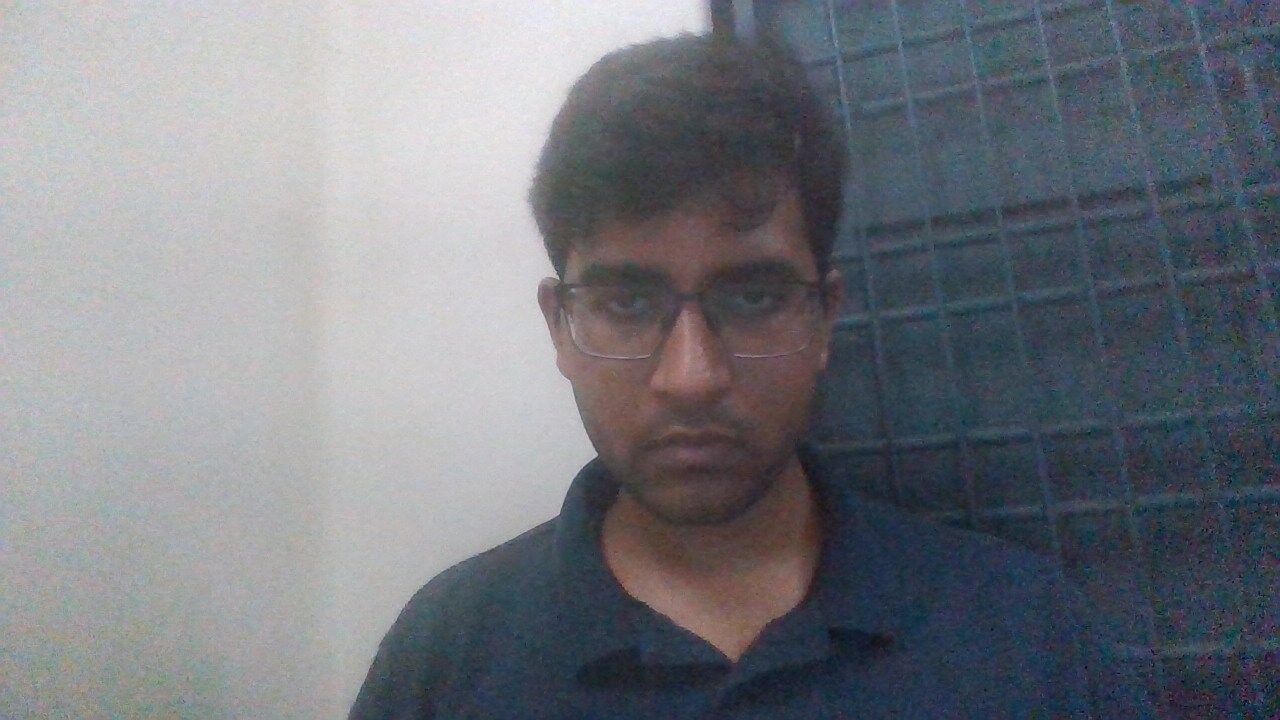
#> input picture capture.jpg, 1280 x 720 px, given in place of the camera
$ jupyter execute --allow-errors segmentation.ipynb   (text cells are left out)
#> lines starting #> are read from the running program, lines starting #| are printed output that depends on the picture; after the words box and inside, x2 and y2 are one past the last pixel; in counts of white or black regions, pixels touching at a corner belong together
[cell 1]
#floodfill segmentation camera
import cv2
import mediapipe as mp
import numpy as np

mp_hands = mp.solutions.hands
mp_draw = mp.solutions.drawing_utils

cap = cv2.VideoCapture(3)
#> (the rest of this cell did not finish here and is left out)

[cell 2]
import cv2
import mediapipe as mp
import numpy as np

from ultralytics import SAM


#> (the rest of this cell did not finish here and is left out)

[cell 3]
import cv2
import mediapipe as mp
import numpy as np

from ultralytics import SAM


#> (the rest of this cell did not finish here and is left out)

[cell 4]
import cv2
import mediapipe as mp
import numpy as np
import os
import os

from ultralytics import FastSAM


#> (the rest of this cell did not finish here and is left out)

[cell 5]
#Canny roi segment
import cv2
import mediapipe as mp
import numpy as np

# Initialize MediaPipe Hands
mp_hands = mp.solutions.hands
mp_draw = mp.solutions.drawing_utils

cap = cv2.VideoCapture(2)
#> (the rest of this cell did not finish here and is left out)

[cell 6]
import cv2
import mediapipe as mp
import numpy as np

# Initialize MediaPipe Hands
mp_hands = mp.solutions.hands
mp_draw = mp.solutions.drawing_utils

cap = cv2.VideoCapture(2)
#> (the rest of this cell did not finish here and is left out)

[cell 7]
import cv2
import numpy as np

cap = cv2.VideoCapture(2)

while cap.isOpened():
    ret, frame = cap.read()
#> frame is the input picture: shape (720, 1280, 3); mean B, G, R 126.8, 120.2, 117
    if not ret:
        break

    gray = cv2.cvtColor(frame, cv2.COLOR_BGR2GRAY)
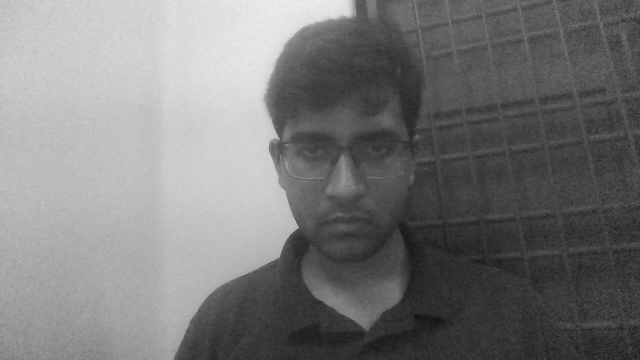
#> gray: shape (720, 1280) (shown at 1/2 size); min 3, max 244, mean 120
    blurred = cv2.GaussianBlur(gray, (5, 5), 0)

    edges = cv2.Canny(blurred, 50, 150)
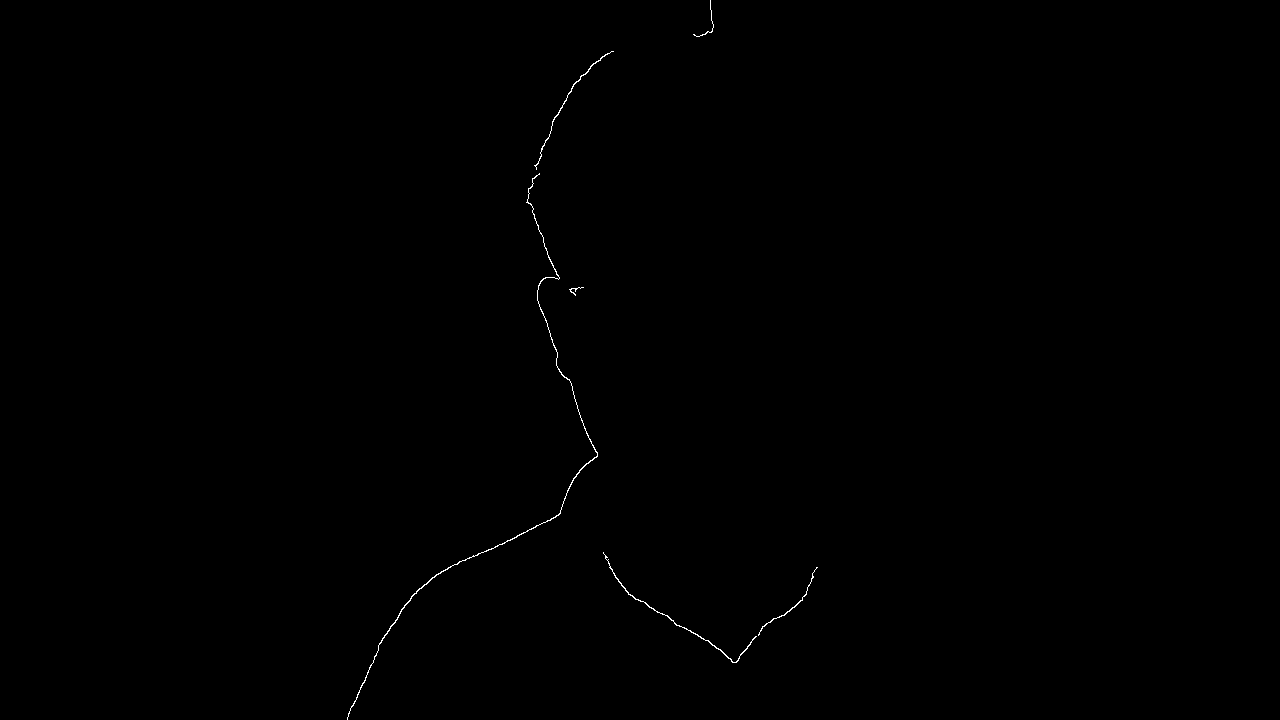
#> edges: shape (720, 1280); 0.16% white in thin lines or dots, all inside (x1, y1, x2, y2) = (347, 0, 818, 720)

    # kernel = np.ones((1,1), np.uint8)
    # closed_edges = cv2.morphologyEx(edges, cv2.MORPH_CLOSE, kernel, iterations=2)
    #contours, _ = cv2.findContours(closed_edges, cv2.RETR_EXTERNAL, cv2.CHAIN_APPROX_SIMPLE)
    kernel  = cv2.getStructuringElement(cv2.MORPH_ELLIPSE,(1,1))
    dilated = cv2.dilate(edges,kernel)
    contours,_ = cv2.findContours(dilated.copy(),cv2.RETR_EXTERNAL,cv2.CHAIN_APPROX_SIMPLE)
#> contours = 6 contours, 2 with area under 20; largest, box (x1, y1, x2, y2) and area: (347, 173, 598, 720) 205, (603, 552, 757, 663) 98, (534, 51, 614, 170) 57, (758, 567, 818, 636) 35


    mask = np.zeros_like(frame)

    for i, cnt in enumerate(contours):
        # cnt = cv2.convexHull(cnt)
        area = cv2.contourArea(cnt)
        if area < 100:  # Ignore small noise
            continue

        perimeter = cv2.arcLength(cnt, closed=True)
        approx = cv2.approxPolyDP(cnt, 0.02 * perimeter, True)

        # Ensure contour is closed by checking the first and last points
        is_closed = np.linalg.norm(cnt[0] - cnt[-1]) < 10  # Small threshold for closure

        if not is_closed:
            continue  # Ignore open contours

        color = np.random.randint(0, 255, (3,), dtype=np.uint8).tolist()
        cv2.drawContours(mask, [cnt], -1, color, thickness=cv2.FILLED)
#> this loop made 6 passes
#> area on passes 1, 2, 5: 35, 98, 57

    segmented = cv2.addWeighted(frame, 0.1, mask, 0.9, 0)
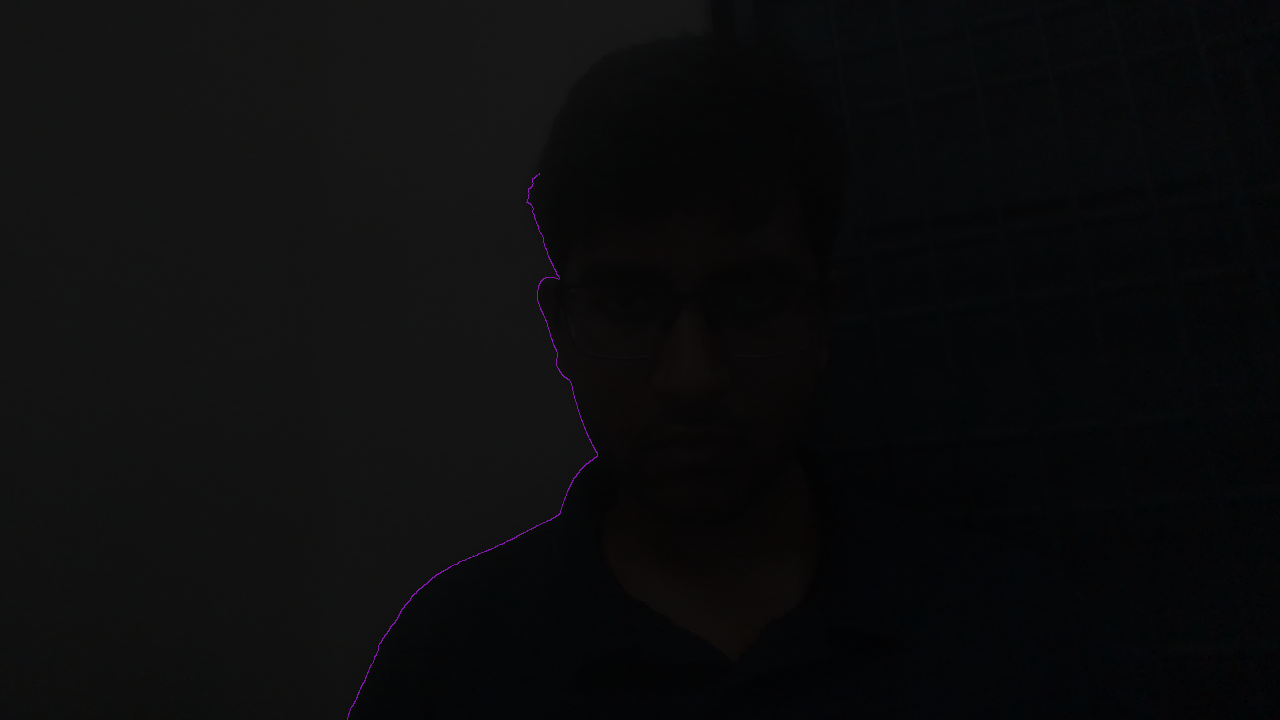
#> segmented: shape (720, 1280, 3); mean B, G, R 12.8, 12, 11.8

    cv2.imshow("Segmented Objects", segmented)
    cv2.imshow("Edges", dilated)

    if cv2.waitKey(1) & 0xFF == ord("q"):
#> (key q is pressed here)
        break

cap.release()
cv2.destroyAllWindows()

$ run again, on first_frame.jpg
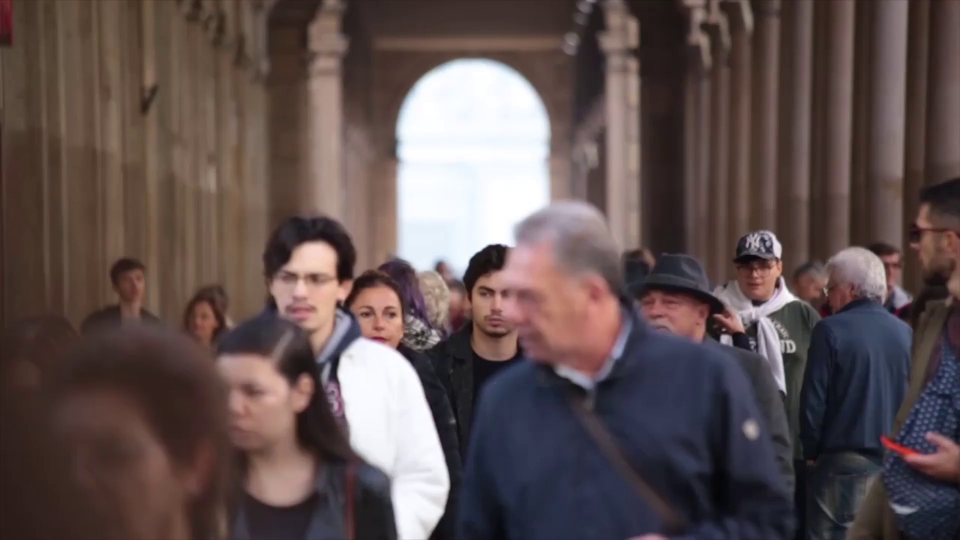
#> input picture first_frame.jpg, 1920 x 1080 px, given in place of the camera (shown at 1/2 size)
#> frame is the input picture: shape (1080, 1920, 3); mean B, G, R 79.9, 80.5, 95.6
#> `edges = cv2.Canny(blurred, 50, 150)`:
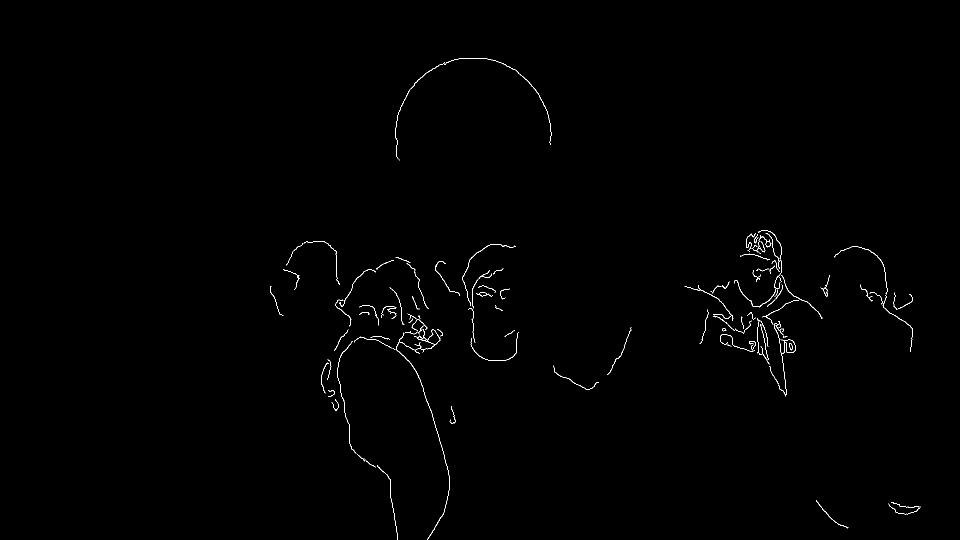
#> edges: shape (1080, 1920) (shown at 1/2 size); 0.43% white in thin lines or dots, all inside (x1, y1, x2, y2) = (540, 116, 1842, 1080)
#> contours = 126 contours, 95 with area under 20; largest, box (x1, y1, x2, y2) and area: (1561, 679, 1592, 707) 434, (792, 665, 900, 1080) 89, (1531, 479, 1543, 495) 89, (953, 584, 986, 593) 86, (888, 116, 1103, 290) 57
#> the loop `for i, cnt in enumerate(contours):` made 126 passes
#> area on passes 3, 13, 19, 20, 29, 30, 39, 42: 43, 32.5, 23, 26.5, 89, 28.5, 28.5, 29
#> `segmented = cv2.addWeighted(frame, 0.1, mask, 0.9, 0)`:
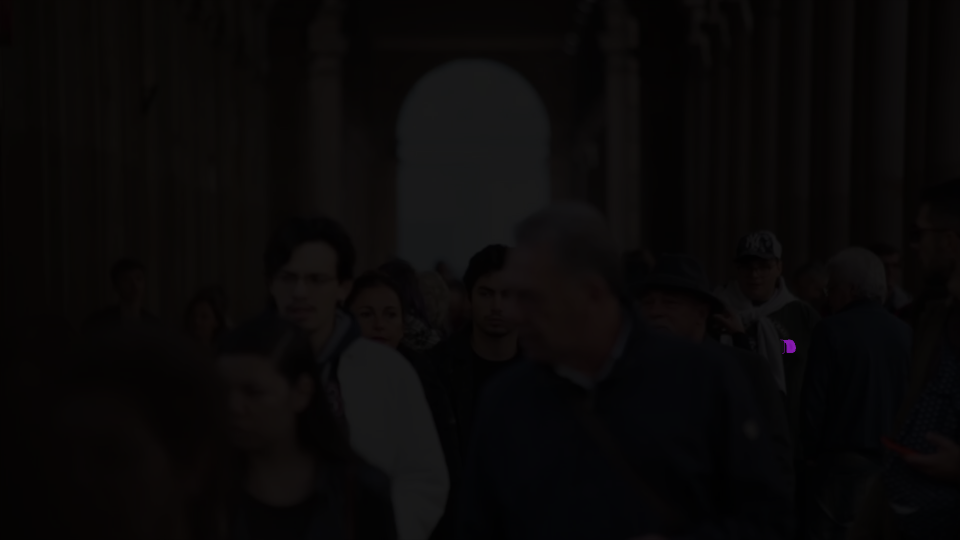
#> segmented: shape (1080, 1920, 3) (shown at 1/2 size); mean B, G, R 8, 8.1, 9.6

$ run again, on colormap.png
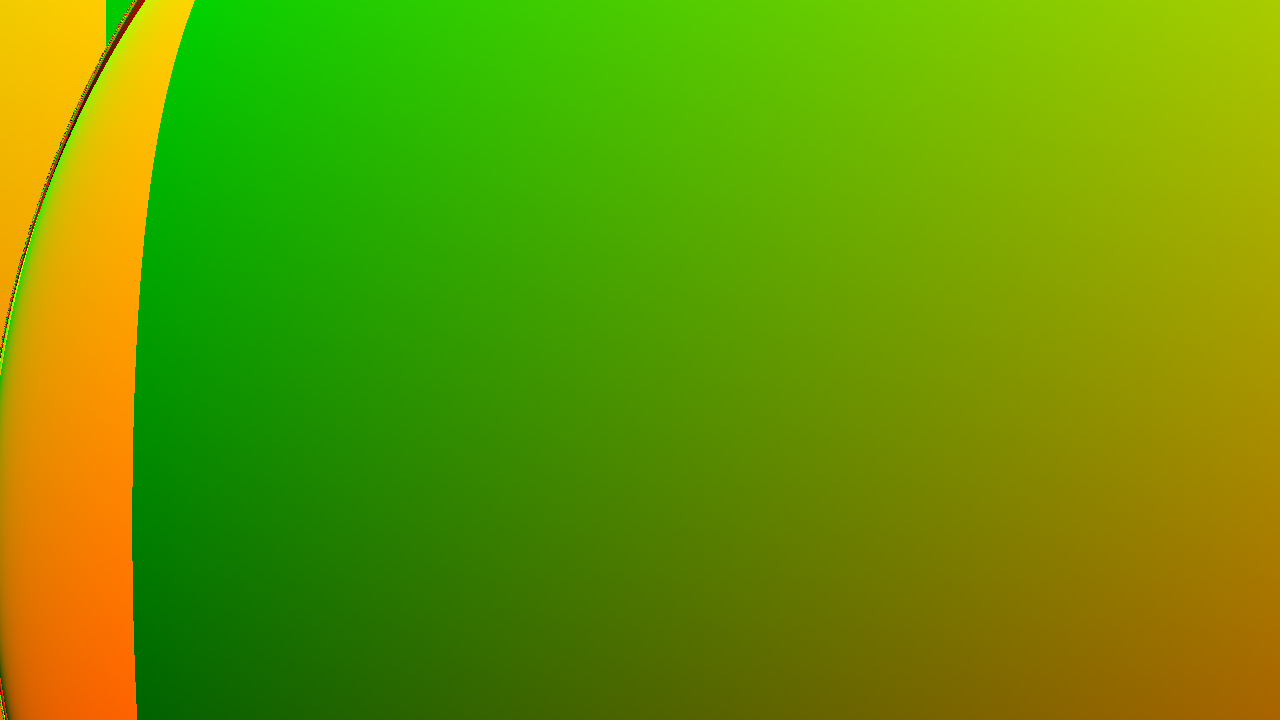
#> input picture colormap.png, 1280 x 720 px, given in place of the camera
#> frame is the input picture: shape (720, 1280, 3); mean B, G, R 0, 151.7, 102.4
#> `edges = cv2.Canny(blurred, 50, 150)`:
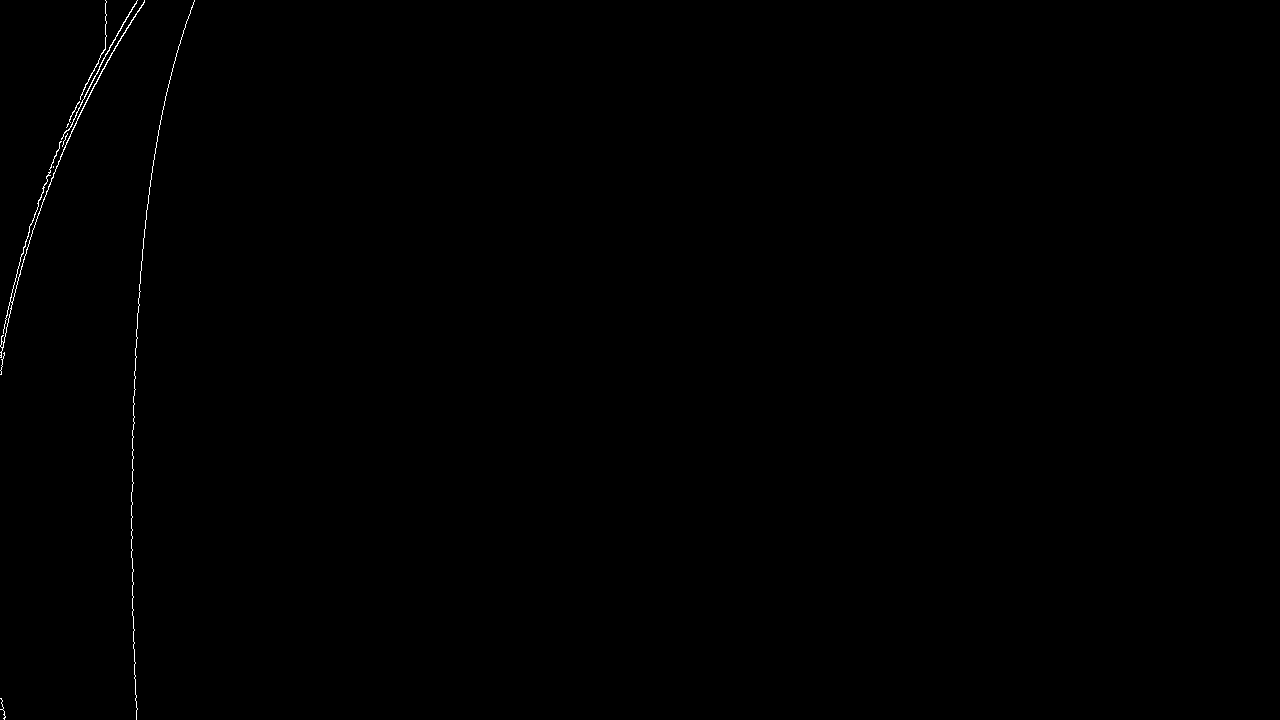
#> edges: shape (720, 1280); 0.2% white in thin lines or dots, all inside (x1, y1, x2, y2) = (0, 0, 195, 720)
#> contours = 10 contours, 8 with area under 20; largest, box (x1, y1, x2, y2) and area: (0, 0, 145, 358) 146, (61, 0, 138, 140) 62
#> the loop `for i, cnt in enumerate(contours):` made 10 passes
#> (area, perimeter, approx, is_closed, color) on pass 8: (146.5, 1302.8, [[144, 0], [0, 357]], True, [172, 10, 127])
#> `segmented = cv2.addWeighted(frame, 0.1, mask, 0.9, 0)`:
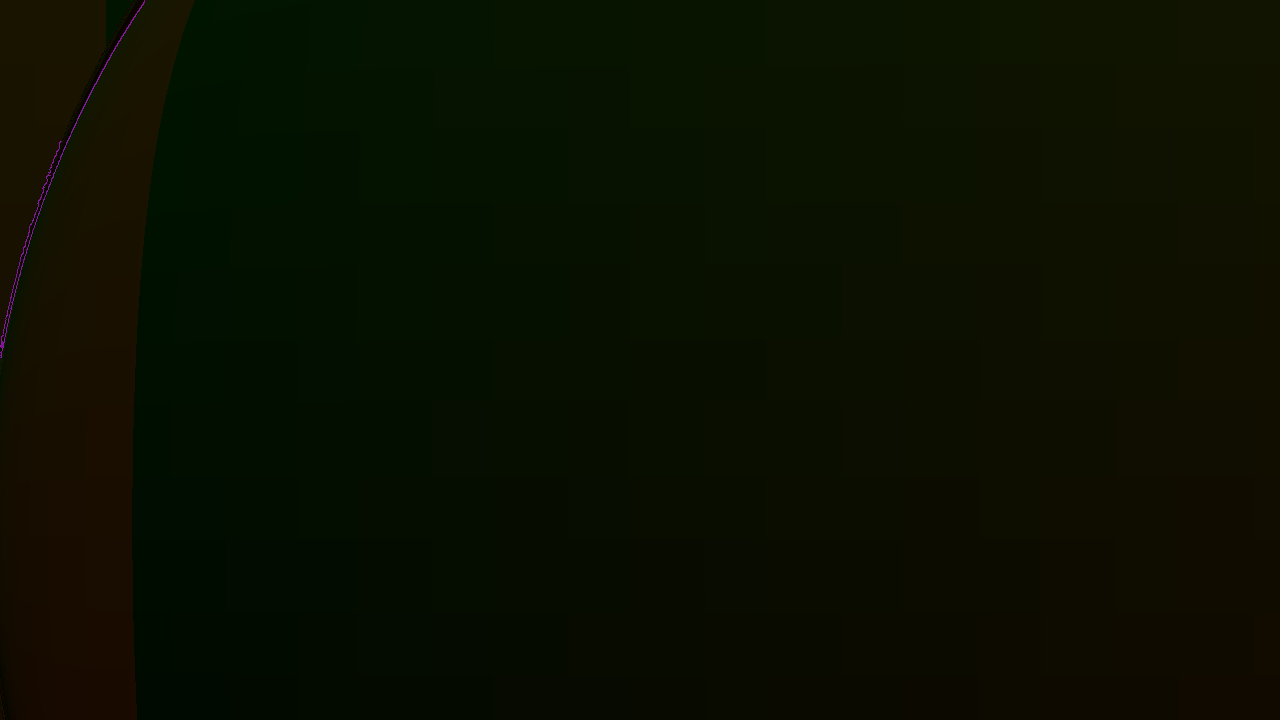
#> segmented: shape (720, 1280, 3); mean B, G, R 0.1, 15.2, 10.3
